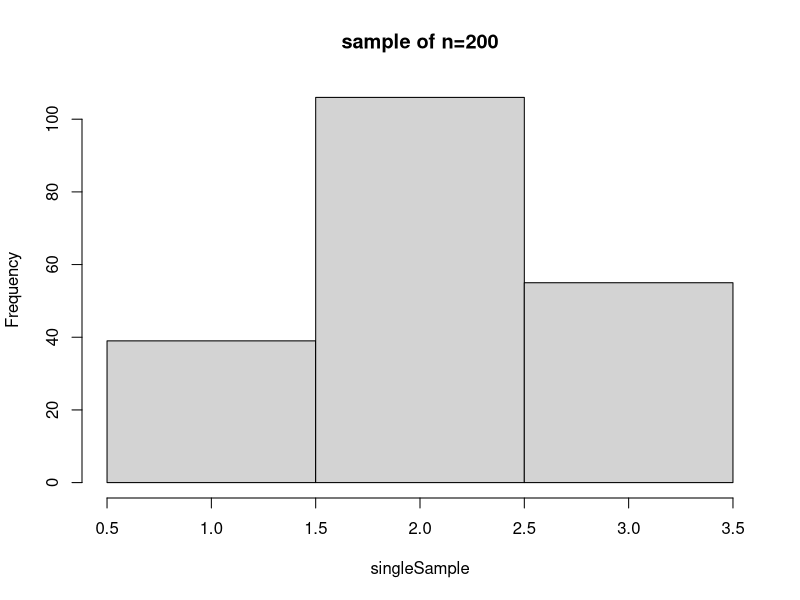
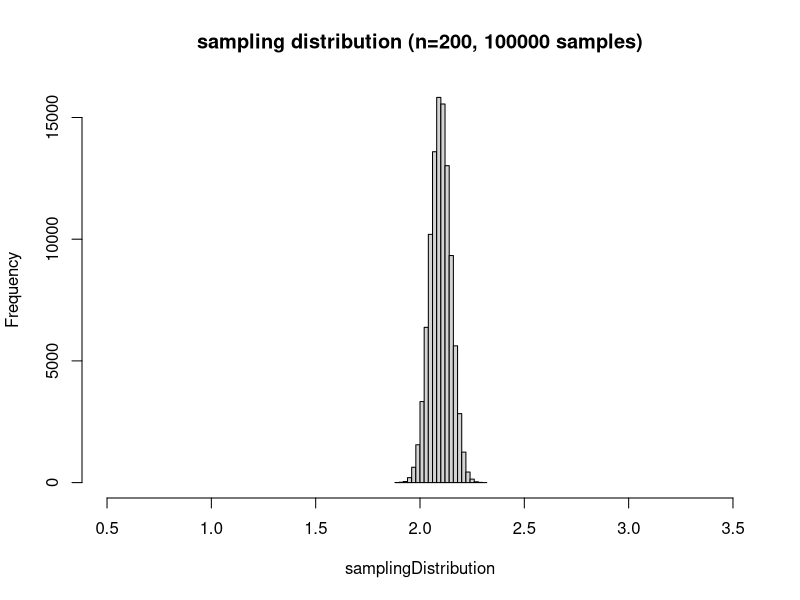
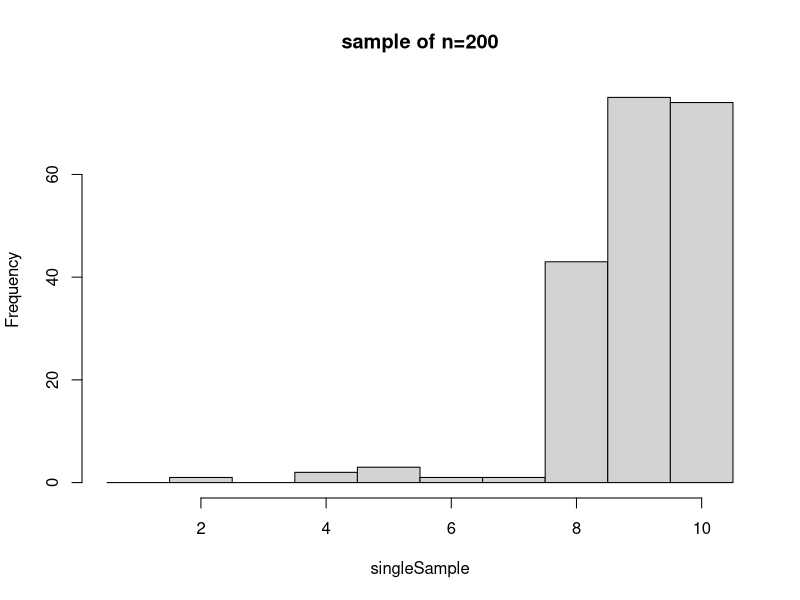
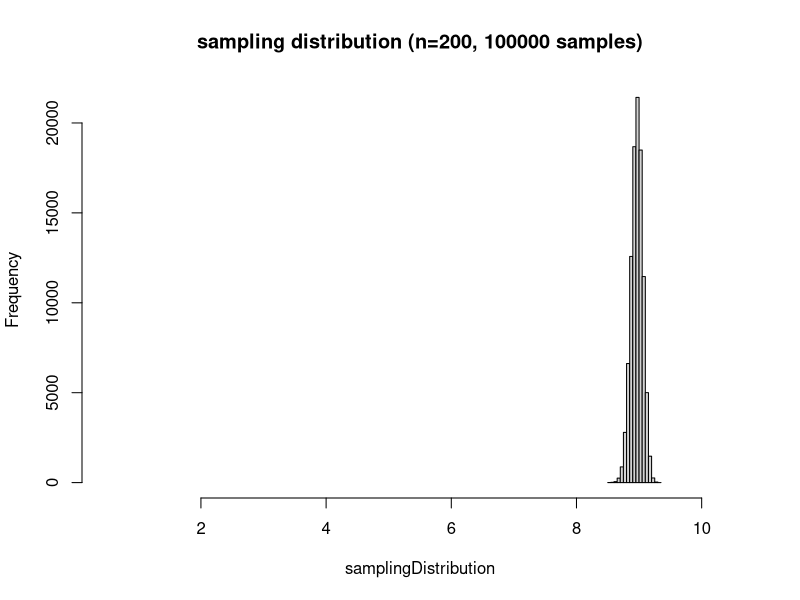

Write R code to recreate these figures, in order.
### e1071 contains the kurtosis and skewness functions
if (!is.element("e1071", installed.packages()[,1])) {
  install.packages("e1071");
}
### Load package
require(e1071);

### Function definition
samplingDistribution <- function(popValues = c(0, 1), popFrequencies = c(50, 50),
                                 sampleSize = 100, samples = 100,
                                 showSingleSample=FALSE, savePlot=FALSE, digits=3) {
  
  ### Temporarily store scientific notation threshold
  tempSciPen <- getOption("scipen");
  ### Set at 10 + digits
  options(scipen=10+digits);

  ### Take samples samples of sampleSize people and store the means
  ### (first generate an empty vector to store the means)
  samplingDistribution <- c();
  for (i in 1:samples) {
    samplingDistribution[i] <- mean(sample(popValues, size=sampleSize,
                                           replace=TRUE, prob=popFrequencies));
  }
  
  ### We need to tell the hist() function where to put
  ### the breaks. We will determine this by computing
  ### the distances between the different possible
  ### population values.
  firstVector <- popValues[-length(popValues)];
  secondVector <- popValues[-1];
  diffVector <- secondVector - firstVector;
  ### We can now divide these distances by two. When we then add the resulting
  ### vector to each population value (except the last one of course), we get
  ### the break points.
  diffVector <- diffVector/ 2;
  breaksVector <- popValues[-length(popValues)] + diffVector;
  ### Add the minimum value to the beginning
  breaksVector <- c(popValues[1] - diffVector[1], breaksVector);
  ### Add the maximum value to the end
  breaksVector[length(breaksVector)+1] <- popValues[length(popValues)] + diffVector[length(diffVector)];

  if (showSingleSample) {
    ### Take a sample of sampleSize people to show the distribution
    singleSample <- sample(popValues, size=sampleSize,
                           replace=TRUE, prob=popFrequencies);
    
    ### Maybe save plot to file
    if (savePlot) {
      png(filename=paste0("sample of n=", sampleSize, ".png"), height=300, width=600,
          bg="white");
    }
    ### Show or save the sample distribution
    hist(singleSample, breaks=breaksVector,
         main=paste0("sample of n=", sampleSize));
    if (savePlot) {
      dev.off();
    }
    
    ### If there are more than 5000 datapoints, only use the first 5000 datapoints
    if (length(singleSample) < 5000) {
      normality <- shapiro.test(singleSample);
      normTest <- paste0("Shapiro-Wilk normality test: p=", round(normality$p.value, digits),
                  " (W=", round(normality$statistic, digits),
                  "; based on ", sampleSize, " observations)");
    }
    else {
      normality <- shapiro.test(singleSample[1:5000]);
      normTest <- paste0("Shapiro-Wilk normality test: p=", round(normality$p.value, digits),
                         " (W=", round(normality$statistic, digits),
                         "; NOTE: based on the first 5000 of ",
                         sampleSize, " observations)");
    }
    ### Show output
    cat(paste0("Sample of n=", sampleSize, "\n",
               "Mean=", round(mean(singleSample), digits),
               ", SD=", round(sqrt(var(singleSample)), digits),
               ", Kurtosis=", round(kurtosis(singleSample), digits),
               ", Skewness=", round(skewness(singleSample), digits),
               "\nEstimated standard error (n = ",  sampleSize,"): ",
               round(sqrt(var(singleSample)) / sqrt(sampleSize), digits),
               "\n", normTest, "\n\n"));
    
  }
  
  ### Maybe save plot to file
  if (savePlot) {
    png(filename=paste0("sampling distribution (n=", sampleSize, ", ",
                        samples, " samples).png"), height=300, width=600,
        bg="white");
  }
  ### Show or save the sampling distribution
  ### Note that we don't use "breaks=breaksVector" because
  ### the sampling distribution contains mans, which have
  ### much higher granularity than the population values.
  ### However, we do maintain the minimum and maximum scores.
  hist(samplingDistribution, xlim=range(breaksVector),
       main=paste0("sampling distribution (n=", sampleSize, ", ", samples, " samples)"));
  if (savePlot) {
    dev.off();
  }
  
  ### If there are more than 5000 datapoints, only use the first 5000 datapoints
  if (length(samplingDistribution) < 5000) {
    normality <- shapiro.test(samplingDistribution);
    normTest <- paste0("Shapiro-Wilk normality test: p=", round(normality$p.value, digits),
                       " (W=", round(normality$statistic, digits),
                       "; based on ", samples, " observations)");
  }
  else {
    normality <- shapiro.test(samplingDistribution[1:5000]);
    normTest <- paste0("Shapiro-Wilk normality test: p=", round(normality$p.value, digits),
                       " (W=", round(normality$statistic, digits),
                       "; NOTE: based on the first 5000 of ",
                       samples, " observations)");
  }
  ### Show output
  cat(paste0("Sampling distribution of ", samples, " samples of n=", sampleSize, "\n",
             "Mean=", round(mean(samplingDistribution), digits),
             ", SD=", round(sqrt(var(samplingDistribution)), digits),
             ", Kurtosis=", round(kurtosis(samplingDistribution), digits),
             ", Skewness=", round(skewness(samplingDistribution), digits),
             "\n", normTest, "\n\n"));
  
  options(scipen=tempSciPen);
  
}

### Create a distribution of three possible values
popValues <- c(1, 2, 3);
popFrequencies <- c(20, 50, 30);

### Show the sampling distribution for samples of 5, 10, and 50 people
samplingDistribution(popValues = popValues, popFrequencies = popFrequencies,
                     sampleSize = 200, samples = 100000, showSingleSample=TRUE, digits=5);

### Create a very skewed distribution of ten possible values
popValues <- c(1, 2, 3, 4, 5, 6, 7, 8, 9, 10);
popFrequencies <- c(2, 4, 8, 6, 10, 15, 12, 200, 350, 400);

### Show the sampling distribution for samples of 5, 10, and 50 people
samplingDistribution(popValues = popValues, popFrequencies = popFrequencies,
                     sampleSize = 200, samples = 100000, showSingleSample=TRUE, digits=5);
